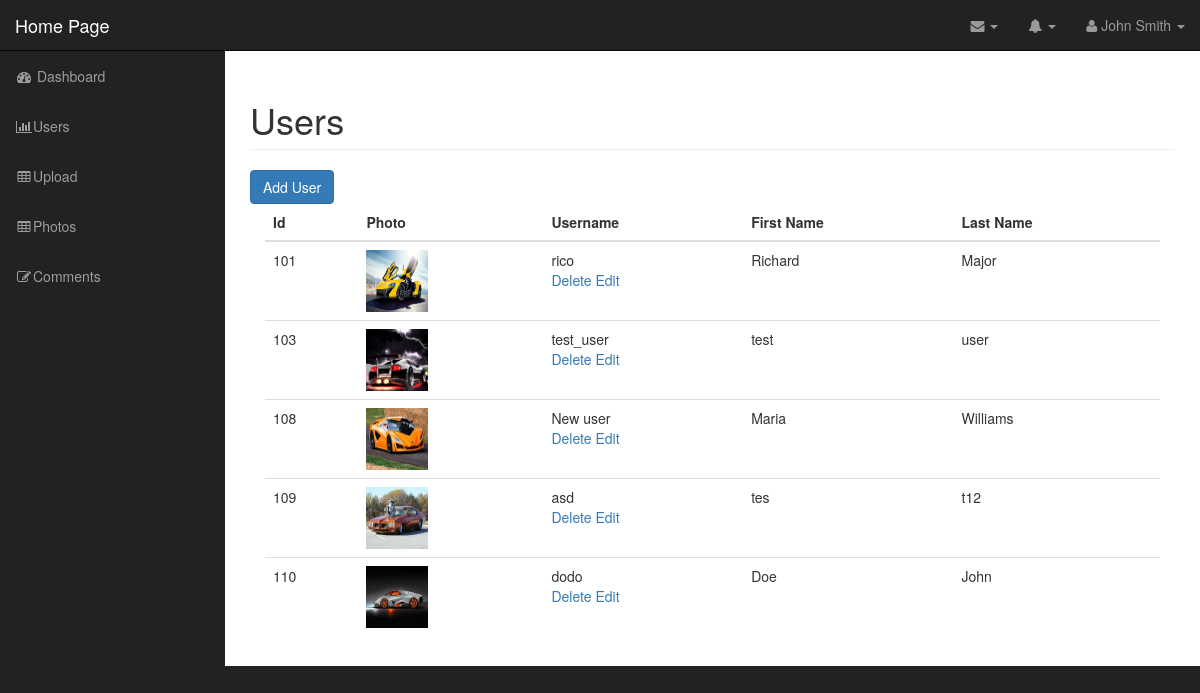
The page /admin/users.php (signed in) on the database its author committed.
### tables this page shows
CREATE TABLE `users` (
  `id` int(11) NOT NULL,
  `username` varchar(255) NOT NULL,
  `password` varchar(255) NOT NULL,
  `first_name` varchar(255) NOT NULL,
  `last_name` varchar(255) NOT NULL,
  `user_image` varchar(255) NOT NULL
);

### admin/includes/database.php (called while the page is built, shortened)
<?php
class Database {
    public $connection;
    public function open_db_connection(){
    $this->connection = new mysqli(DB_HOST,DB_USER,DB_PASSWORD,DB_NAME);
    }
    public function query($sql){
        $result = $this->connection->query($sql);
            return $result;
    }
}
$database = new Database();
?>

### admin/includes/db_object.php (called while the page is built, shortened)
<?php
class Db_object {
	public static function find_all() {
		return static::find_by_query("SELECT * FROM " . static::$db_table . " ");
		}
	public static function find_by_query($sql) {
		global $database;
		$result_set = $database->query($sql);
		$the_object_array = array();
		while($row = mysqli_fetch_array($result_set)) {
		$the_object_array[] = static::instantation($row);
		}
		return $the_object_array;
		}
	public static function instantation($the_record){
		$the_object = new $calling_class;
		foreach ($the_record as $the_attribute => $value) {
		if($the_object->has_the_attribute($the_attribute)) {
			$the_object->$the_attribute = $value;
			}
		}
	    return $the_object;
	}
	private function has_the_attribute($the_attribute) {
		return property_exists($this, $the_attribute);
	}
}

### admin/includes/user.php (called while the page is built, shortened)
<?php
class User extends Db_object
{
    public $user_image;
    public $upload_directory = "images";
    public $image_placeholder = "https://via.placeholder.com/300&text=image";
    public function image_path_and_placeholder()
    {
        return empty($this->user_image) ? $this->image_placeholder : $this->upload_directory . DS . $this->user_image;
    }
}

### admin/users.php (the view, shortened to what this page needs)
<?php include("includes/header.php"); ?>
<?php
$users = User::find_all();
?>
<nav class="navbar navbar-inverse navbar-fixed-top" role="navigation">
    <?php include("includes/top_nav.php"); ?>
    <?php include("includes/side_nav.php"); ?>
</nav>
<div id="page-wrapper">
    <div class="container-fluid">
        <div class="row">
            <div class="col-lg-12">
                <h1 class="page-header">
                    Users
                </h1>
                <a href="add_user.php" class="btn btn-primary">Add User</a>
                <div class="col-md-12">
                    <table class="table table-hover">
                        <thead>
                            <tr>
                                <th>Id</th>
                                <th>Photo</th>
                                <th>Username</th>
                                <th>First Name</th>
                                <th>Last Name</th>
                            </tr>
                        </thead>
                        <tbody>
                            <?php foreach ($users as $user) : ?>
                                <tr>
                                    <td><?php echo $user->id; ?></td>
                                    <td><img class="admin-user-thumbnail user_image" src="<?php echo $user->image_path_and_placeholder(); ?>" alt=""></td>
                                    <td><?php echo $user->username; ?>
                                        <div class="action_links">
                                            <a href="delete_user.php?id=<?php echo $user->id; ?>">Delete</a>
                                            <a href="edit_user.php?id=<?php echo $user->id; ?>">Edit</a>
                                        </div>
                                    </td>
                                    <td><?php echo $user->first_name; ?></td>
                                    <td><?php echo $user->last_name; ?></td>
                                </tr>
                            <?php endforeach; ?>
                        </tbody>
                    </table>
                </div>
            </div>
        </div>
    </div>
</div>
<?php include("includes/footer.php"); ?>

### admin/includes/header.php (shortened to what this page needs)
<!DOCTYPE html>
<html lang="en">
<head>
    <link href="css/bootstrap.min.css" rel="stylesheet">
    <link href="css/sb-admin.css" rel="stylesheet">
    <link href="font-awesome/css/font-awesome.min.css" rel="stylesheet" type="text/css">
    <link href="css/dropzone.css" rel="stylesheet">
    <link href="css/styles.css" rel="stylesheet">
</head>
<body>
    <div id="wrapper">

### admin/includes/top_nav.php (shortened to what this page needs)
<div class="navbar-header">
                <a class="navbar-brand" href="../index.php">Home Page</a>
            </div>
            <ul class="nav navbar-right top-nav">
                <li class="dropdown">
                    <a href="#" class="dropdown-toggle" data-toggle="dropdown"><i class="fa fa-envelope"></i> <b class="caret"></b></a>
                </li>
                <li class="dropdown">
                    <a href="#" class="dropdown-toggle" data-toggle="dropdown"><i class="fa fa-bell"></i> <b class="caret"></b></a>
                </li>
                <li class="dropdown">
                    <a href="#" class="dropdown-toggle" data-toggle="dropdown"><i class="fa fa-user"></i> John Smith <b class="caret"></b></a>
                </li>
            </ul>

### admin/includes/side_nav.php
<div class="collapse navbar-collapse navbar-ex1-collapse">
                <ul class="nav navbar-nav side-nav">
                    <li>
                        <a href="index.php"><i class="fa fa-fw fa-dashboard"></i> Dashboard</a>
                    </li>
                    <li>
                        <a href="users.php"><i class="fa fa-fw fa-bar-chart-o"></i>Users</a>
                    </li>
                    <li>
                        <a href="upload.php"><i class="fa fa-fw fa-table"></i>Upload</a>
                    </li>
                    <li>
                        <a href="photos.php"><i class="fa fa-fw fa-table"></i>Photos</a>
                    </li>
                    <li>
                        <a href="comments.php"><i class="fa fa-fw fa-edit"></i>Comments</a>
                    </li>
                </ul>
            </div>

### admin/includes/footer.php (shortened to what this page needs)
  </div>
</body>
</html>

### admin/css/sb-admin.css (style rules this page uses)
body { margin-top: 100px; background-color: #222; }
@media (min-width:768px) { body { margin-top: 50px; } }
#wrapper { padding-left: 0; }
#page-wrapper { width: 100%; padding: 0; background-color: #fff; }
@media (min-width:768px) { #wrapper { padding-left: 225px; } }
@media (min-width:768px) { #page-wrapper { padding: 10px; } }
.top-nav { padding: 0 15px; }
.top-nav>li { display: inline-block; float: left; }
.top-nav>li>a { padding-top: 15px; padding-bottom: 15px; line-height: 20px; color: #999; }
@media (min-width:768px) { .side-nav { position: fixed; top: 51px; left: 225px; width: 225px; margin-left: -225px; border: none; border-radius: 0; overflow-y: auto; background-color: #222; } }
@media (min-width:768px) { .side-nav>li>a { width: 225px; } }

### admin/css/styles.css (style rules this page uses)
.user_image { width: 62px; height: 62px; }

### rows shown on the page
users: id "101", user_image (picture), username "rico", first_name "Richard", last_name "Major"
users: id "103", user_image (picture), username "test_user", first_name "test", last_name "user"
users: id "108", user_image (picture), username "New user", first_name "Maria", last_name "Williams"
users: id "109", user_image (picture), username "asd", first_name "tes", last_name "t12"
users: id "110", user_image (picture), username "dodo", first_name "Doe", last_name "John"
